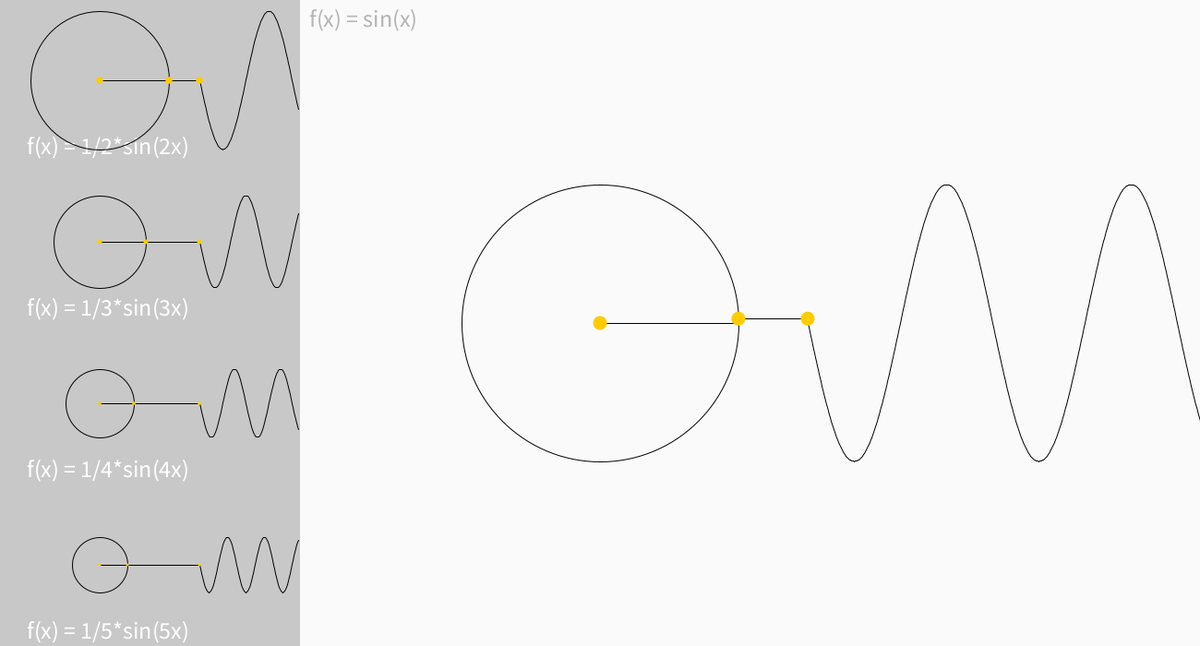
Frame 1 (no input)
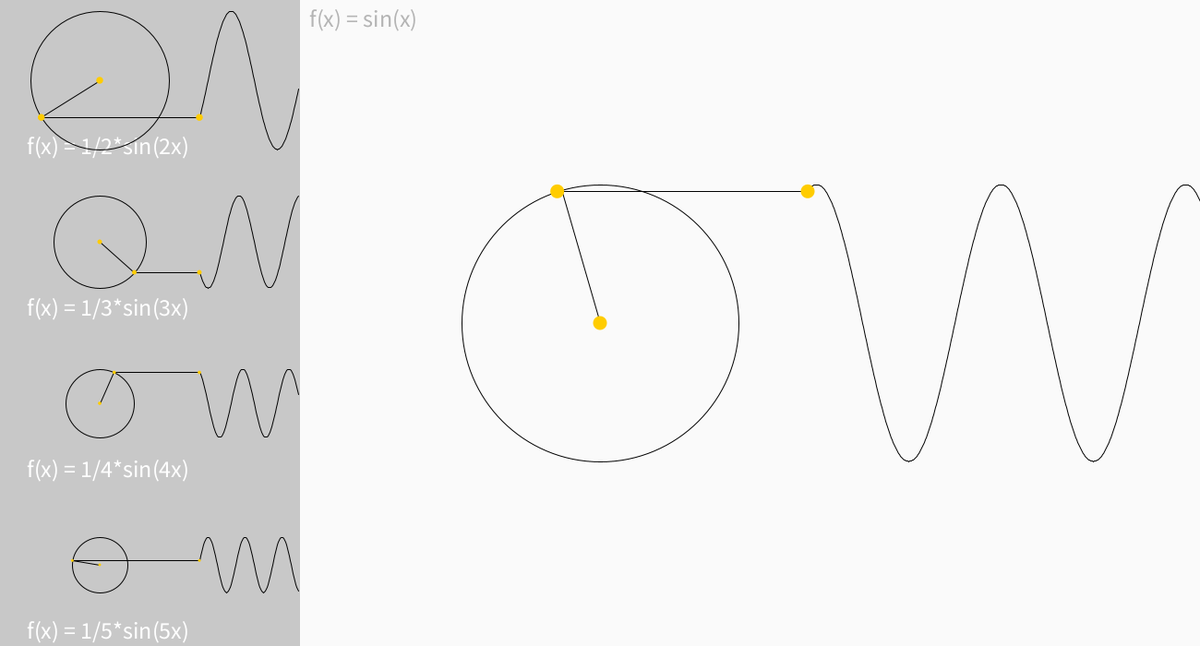
Frame 60 (the mouse pressed at the canvas centre just before this capture)
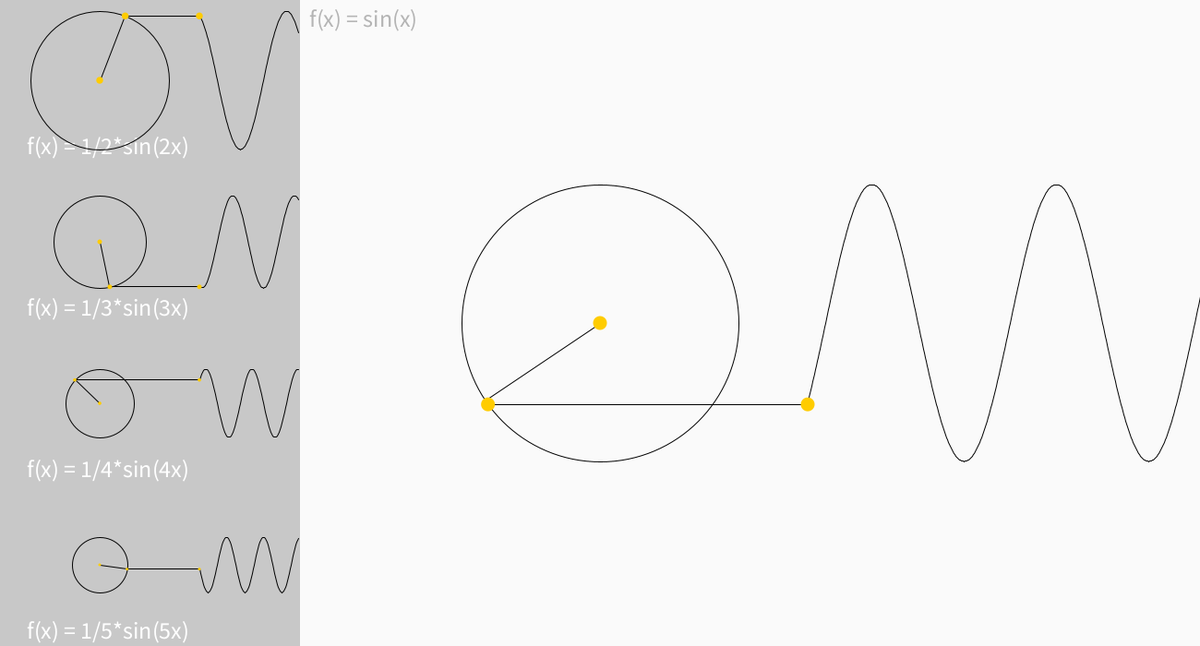
Frame 120 (the mouse held since frame 60 and released just before this capture)

The Processing sketch that drew these frames (run headless with seeded random() and noise(); from frame 60 on, the mouse is pressed at the canvas centre):

// Processing sketch: Fourier2
// ── Fourier2.pde
int NCircle = 1;
float[] y;
float NewY, NewX;
circle c;
ArrayList<circle> cl1 = new ArrayList<circle>();
ArrayList<circle> cl2 = new ArrayList<circle>();
PVector basePos, NewPoint;
String Fomula;

void setup() {
  size(1300, 700);
  background(250);
  y = new float[int(width/2)+1];
  c = new circle(width/2, height/2, 0, 150, 1);
  for(int i = 0; i < 4; i++){
    cl1.add(new circle(width/12, i*height/4+height/8, 0, 150/(i+2), (i+2)));
  }
  for(int i = 0; i < int(width/2); i++){
    y[i]  = height/2+150*sin(i*PI/100);
  }
  Fomula = "f(x) = sin(x)";
  smooth();
}
 
void draw() {
  background(250);
  fill(200);
  noStroke();
  rect(0, 0, width/4, height);
  NewY = height/2;
  for(int i = 1; i <= NCircle; i++){
    NewY -= 150/i*sin(frameCount*PI/100*i);
  }
  wave();
  c.draw();
  PVector p = c.getPoint();
  c.update();
  fill(180);
  textSize(26);
  text(Fomula, width/4+10, 10, width*3/4-20, height);
  for(circle c1: cl1){
    pushMatrix();
      translate(c1.x, c1.y);
      fill(255);
      textSize(26);
      text("f(x) = 1/" + int(c1.speed) + "*sin(" + int(c1.speed) + "x)", -80, 80);
      noFill();
      stroke(0);
      c1.drawWave(width/12, width/6);
      ellipse(0,0,c1.r*2,c1.r*2);
      line(0, 0, c1.r*cos(c1.angle), -c1.r*sin(c1.angle));
      fill(255, 204, 0);
      noStroke();
      ellipse(0, 0, c1.r/10, c1.r/10);
      ellipse(c1.r*cos(c1.angle), -c1.r*sin(c1.angle), c1.r/10, c1.r/10);
    popMatrix();
    c1.update();
  }
  NewPoint = c.getPoint();
  for(circle c1:cl2){
    c1.x = p.x;
    c1.y = p.y;
    c1.draw();
    c1.update();
    p.add(c1.getPoint());
    p.add(-c1.x, -c1.y);
    NewPoint = c1.getPoint();
  }
    stroke(0);
    line(NewPoint.x, NewPoint.y, 150*3/2+width/2, NewPoint.y);
    fill(255, 204, 0);
    noStroke();
    ellipse(NewPoint.x, NewPoint.y, c.r/10, c.r/10);
    ellipse(150*3/2+width/2, NewPoint.y, c.r/10, c.r/10);
}

void wave(){
  noFill();
  stroke(0);
  beginShape();
  for(int i = int(width/2)-1; i >= 0 ; i--){
    vertex(150*3/2+width/2+i, y[i]);
    y[i+1] = y[i];
  }
  y[0] = NewY;
  endShape();
}

class circle{
  float x, y;
  float angle;
  float r;
  float speed;
  
  circle(float x, float y, float ang, float r, float sp){
    this.x = x;
    this.y = y;
    this.angle = ang;
    this.r = r;
    this.speed = sp;
  }
  
  void draw(){
    ellipseMode(CENTER);
    pushMatrix();
      translate(x, y);
      noFill();
      stroke(0);
      ellipse(0,0,r*2,r*2);
      line(0, 0, r*cos(angle), -r*sin(angle));
      fill(255, 204, 0);
      noStroke();
      ellipse(0, 0, r/10, r/10);
    popMatrix();
  }
  
  void drawWave(float x1, float len){
    noFill();
    stroke(0);
    beginShape();
    for(int i = 0; x1+i < len; i++){
      vertex(x1+i, -r*sin(angle-speed*i*PI/100));
    }
    endShape();
    line(r*cos(angle), -r*sin(angle), x1, -r*sin(angle));
    fill(255, 204, 0);
    noStroke();
    ellipse(x1, -r*sin(angle), r/10, r/10);
    noFill();
    stroke(0);
  }
  
  void update(){
    this.angle += speed*PI/100;
  }
  
  PVector getPoint(){
    return new PVector(x+r*cos(angle), y-r*sin(angle));
  }
}


void mouseClicked(){
  cl2.add(cl1.get(0));
  cl1.remove(0);
  for(circle c1: cl1){
    c1.y = c1.y-height/4;
  }
  cl1.add(new circle(width/12, 3*height/4+height/8, 0, 150/(NCircle+5), NCircle+5));
  NCircle ++;
  Fomula = Fomula + "+1/" + NCircle + "*sin(" + NCircle + "x)";
}
